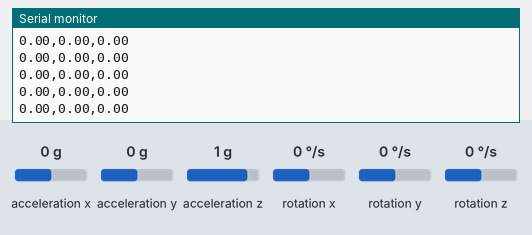
Recording of a sketch running on a simulated Arduino Uno, built with avr-gcc and run on an emulated ATmega328P. Shown: the last lines printed to the serial monitor. The inputs (shaded band) are chosen by the test bench; at power-on: rotation z 0 °/s, acceleration x 0 g, acceleration y 0 g, acceleration z 1 g, rotation x 0 °/s, rotation y 0 °/s.

Above: at 4.2 s.
4.3 s: rotation z set to -192 °/s
At 5.1 s:
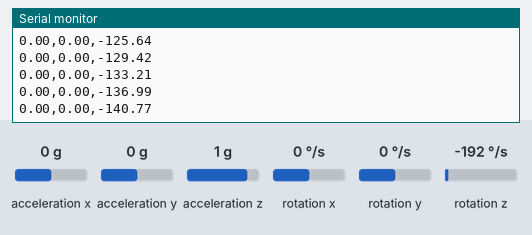
7.3 s: acceleration x set to 0.8 g
At 8.4 s:
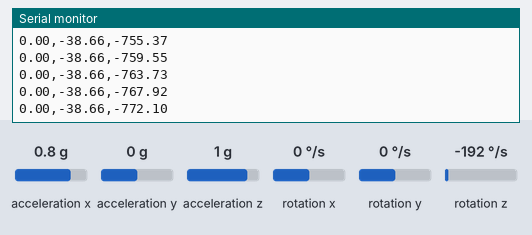
10.3 s: acceleration y set to -1.4 g
At 11.4 s:
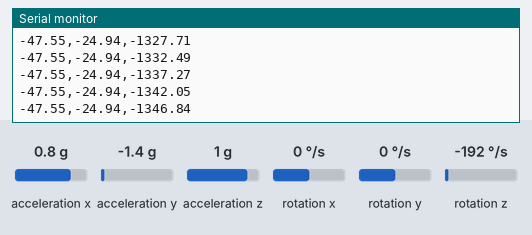
11.8 s: acceleration z set to -1.4 g
At 12.4 s:
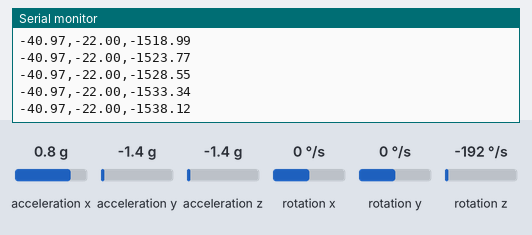
Timing chart, 0 to 14.3 s (numbered marks = the images above; inputs shaded):
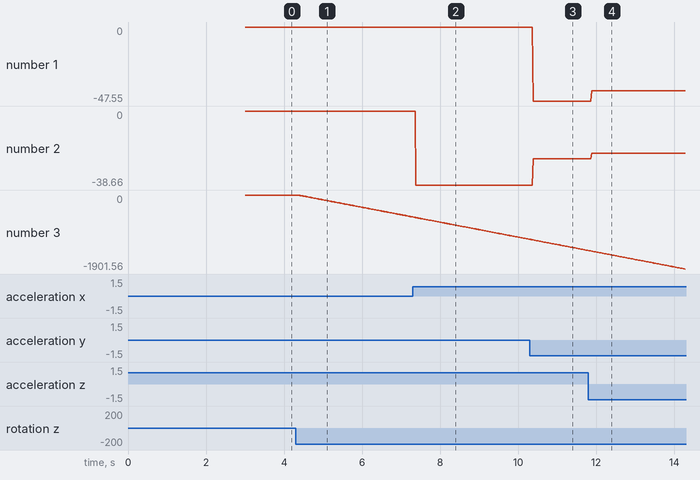

Measured:
- after the input at 4.3 s, the serial monitor: prints a new line after 0.07 s (image 1)
- plotted number 3: 0 → -564.55 after the input at 4.3 s

The sketch:

arduino_code_for_data.ino
```cpp
#include <MPU6050_tockn.h>
#include <Wire.h>

MPU6050 mpu6050(Wire);

void setup() {
  Serial.begin(9600);
  Wire.begin();
  mpu6050.begin();
  mpu6050.calcGyroOffsets(true);
}

void loop() {
  mpu6050.update();
  Serial.print(mpu6050.getAngleX());
  Serial.print(",");
  Serial.print(mpu6050.getAngleY());
  Serial.print(",");
  Serial.println(mpu6050.getAngleZ());
  delayMicroseconds(10);
}
```
